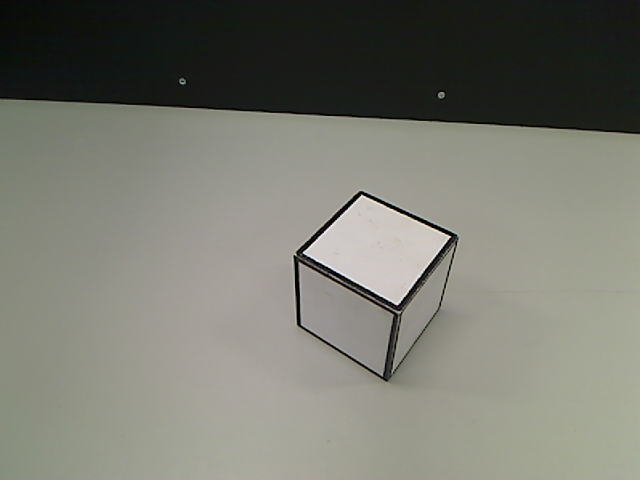
#> input picture robotVision/cubo_blanco.png, 640 x 480 px, given in place of the camera
$ python visionRobot.py   (Python 2 division)
#> lines starting #> are read from the running program, lines starting #| are printed output that depends on the picture; after the words box and inside, x2 and y2 are one past the last pixel; in counts of white or black regions, pixels touching at a corner belong together
### robotVision/camera.py
import os
import cv2
import numpy as np
import math
import time
from vision.cube import FormStencil


class NoCameraDetectedException(Exception):
    def __init__(self):
        pass


class Camera():

    def __init__(self):
        self.capt_obj = cv2.VideoCapture(0)
        flags, img = self.capt_obj.read()
#> img is the input picture: shape (480, 640, 3); mean B, G, R 112.2, 121.7, 121
        if flags is False:
            raise NoCameraDetectedException()

    def getCapt(self):
        self.capt_obj.grab()
        return self.capt_obj

    # [44 lines left out: functions apply_filter_color_cubes, apply_filter_black_cube, apply_polyline, find_contour_cube_black, find_largest_contour_color, not called in this run]

### vision/cube.py
import cv2
import numpy as np

RANGES_FOR_COLOR_FILTER = {'red': [([169, 73, 92], [179, 255, 255]), ([0, 73, 92], [2, 255, 255])],
                           'green': [([30, 110, 110], [50, 255, 255])],
                           'blue': [([95, 80, 80], [115, 255, 255])],
                           'yellow': [([22, 130, 130], [32, 255, 255])],
                           'orange': [([7, 80, 60], [17, 255, 255])],
                           'purple': [([120, 60, 60], [130, 255, 255])],
                           'forest_green': [([53, 25, 40], [75, 255, 255])],
                           'black': [([0, 0, 0], [180, 256, 120])],
                           'white': [([0, 0, 150], [180, 40, 255])]}

PARAMETERS_FOR_FORM_FILTER = {'red': [2, 3, 3, 3],
                              'green': [5, 7, 3, 3],
                              'blue': [5, 8, 3, 3],
                              'yellow': [2, 4, 3, 3],
                              'orange': [2, 3, 3, 7],
                              'purple': [2, 4, 3, 5],
                              'forest_green': [2, 3, 3, 5],
                              'black': [3, 1, 3, 3],
                              'white': [0, 3, 4, 4]}

TABLE_STENCIL = {'1': [np.array([[0, 0], [640, 0], [640, 286], [607, 270], [607, 207], [0, 207]], np.int32),  # Not set yet
                      np.array([[0, 286], [640, 310], [640, 480], [0, 480]], np.int32)],
                 '2': [np.array([[0, 0], [640, 0], [640, 289], [607, 273], [607, 210], [77, 210], [77, 273], [0, 280]], np.int32),
                      np.array([[0, 284], [640, 314], [640, 480], [0, 480]], np.int32)],
                 '3': [np.array([[0, 0], [640, 0], [640, 301], [621, 291], [621, 220], [102, 220], [102, 273], [0, 280]], np.int32),
                      np.array([[0, 296], [640, 325], [640, 480], [0, 480]], np.int32)],
                 '4': [np.array([[0, 0], [640, 0], [640, 293], [618, 283], [618, 220], [92, 220], [92, 282], [0, 290]], np.int32),  # Not set yet
                      np.array([[0, 298], [640, 314], [640, 480], [0, 480]], np.int32)],
                 '5': [np.array([[0, 0], [640, 0], [640, 289], [607, 273], [607, 210], [0, 210]], np.int32),  # Not set yet
                      np.array([[0, 293], [640, 322], [640, 480], [0, 480]], np.int32)],
                 '6': [np.array([[0, 0], [640, 0], [640, 227], [366, 233], [108, 193], [104, 292], [0, 296]], np.int32),
                      np.array([[0, 304], [640, 324], [640, 480], [0, 480]], np.int32)]}

TABLE_BACK_POSITION = {'1': [range(252, 556, 3), 253],
                       '2': [range(351, 560, 3), 262],
                       '3': [range(359, 573, 3), 273],
                       '4': [range(247, 566, 3), 269],
                       '5': [],
                       '6': []}


class ColorFilter:
    def __init__(self, color_range):
        self.color_range = color_range

    def apply(self, img_hsv):
        img_mask = None
        for range in self.color_range:
            lower_color = np.array(range[0])
            upper_color = np.array(range[1])
            if img_mask is None:
                img_mask = cv2.inRange(img_hsv, lower_color, upper_color)
            else:
                img_mask += cv2.inRange(img_hsv, lower_color, upper_color)
        return img_mask


class FormFilter:
    def __init__(self, iteration_range):
        self.erode_iteration = np.array(iteration_range[0])
        self.dilate_iteration = np.array(iteration_range[1])
        self.rectangle_width = iteration_range[2]
        self.rectangle_height = iteration_range[3]

    def apply(self, img_mask):
        kernel = cv2.getStructuringElement(cv2.MORPH_RECT, (self.rectangle_width, self.rectangle_width))
        image_erode = cv2.erode(img_mask, kernel, iterations=self.erode_iteration)
        kernel = cv2.getStructuringElement(cv2.MORPH_RECT, (self.rectangle_width, self.rectangle_height))
        image_dilate = cv2.dilate(image_erode, kernel, iterations=self.dilate_iteration)
        return image_dilate


class FormStencil:
    def __init__(self, poly_lines):
        self.poly_lines = []
        for poly_line in poly_lines:
            poly_line_reshaped = poly_line.reshape((-1, 1, 2))
            self.poly_lines.append(poly_line_reshaped)

    def apply(self, img_mask, color=None):
        if color is None:
            color = (0, 0, 0)
        img_result = np.copy(img_mask)
        cv2.fillPoly(img_result, self.poly_lines, color)
        return img_result


class Cube:
    NEGATIVE_POSITION_TOLERANCE_IN_MM = -100
    NO_POSITION_TOLERANCE = 4

    # [28 lines left out: functions __init__, apply_filters, find_position, adjust_position, not called in this run]

    def is_valid_position(self, position):
        return position[0] > self.NEGATIVE_POSITION_TOLERANCE_IN_MM \
            and position[1] > self.NEGATIVE_POSITION_TOLERANCE_IN_MM


class WhiteCube(Cube):
    def __init__(self):
        self.color = 'white'
        self.position = None
        self.attempt_without_position_remaining = 0
        self.white_filter = ColorFilter([([0, 0, 190], [180, 25, 255])])
        self.black_filter = ColorFilter([([0, 0, 0], [180, 256, 125])])
        self.form_filter = FormFilter([4, 4, 3, 2])
        self.black_form_filter = FormFilter([0, 5, 3, 3])
        self.max_pixel_length = 50

    def apply_filters(self, img_hsv, kinect=None):
        img_mask_white = self.white_filter.apply(img_hsv)
        img_mask_black = self.black_filter.apply(img_hsv)
        img_mask_black = self.black_form_filter.apply(img_mask_black)
        img_mask = self.filter_white_cube(img_mask_white, img_mask_black)
        img_mask = cv2.cvtColor(img_mask, cv2.COLOR_BGR2GRAY)
        img_mask = self.form_filter.apply(img_mask)
        return img_mask

    # [16 lines left out: function filter_white_cube, not called in this run]


class WhiteCubeForInBoardCamera(WhiteCube):
    def __init__(self):
        WhiteCube.__init__(self)
        self.black_form_filter = FormFilter([0, 3, 3, 3])
        self.white_filter = ColorFilter([([0, 0, 100], [180, 70, 253])])
        self.black_filter = ColorFilter([([0, 0, 0], [180, 256, 90])])
        self.max_pixel_length = 15

    def optimize_img(self, img_hsv):
        img_hsv = cv2.resize(img_hsv, (0,0), fx=0.4, fy=0.4)
        img_hsv = cv2.bilateralFilter(img_hsv, 20, 25, 25)
        return img_hsv

    # [5 lines left out: function deoptimize_img, not called in this run]

    def refilter(self, img):
        return FormFilter([6, 9, 3, 3]).apply(img)

    def get_img(self, img_hsv):
        new_image = self.optimize_img(img_hsv)
        new_image = self.apply_filters(new_image)
        new_image = self.refilter(new_image)
        new_image = self.deoptimize_img(new_image)
        return new_image


class BlackCube(Cube):
    CALIBRATION_ATTEMPT = 25

    # [38 lines left out: functions __init__, apply_filters, find_position, not called in this run]

    def get_median(self, values):
        return np.median(np.array(values))

    # [5 lines left out: function verify_color, not called in this run]

### vision/visiontools.py
import sys
import numpy as np
import cv2


class VisionTools:

    def __init__(self):
        pass

    def get_hsv_image(self, image_rgb):
        hsv_image = cv2.cvtColor(image_rgb, cv2.COLOR_BGR2HSV)
        return hsv_image

### robotVision/visionRobot.py
import time
import math
import cv2
from camera import Camera
from vision.cube import Cube, WhiteCubeForInBoardCamera, FormStencil
import numpy as np
from vision.visiontools import VisionTools

class VisionRobot():
    def __init__(self, a_color, camera=None):
        if camera is None:
            self.camera = Camera()
        else:
            self.camera = camera
        self.cube = self.set_cube(a_color)


    def set_cube(self, a_color):
        cube = None
        if a_color is 'white':
            cube = WhiteCubeForInBoardCamera()
        else:
            cube = Cube(a_color)
        return cube

    def find_contour_cube(self, image, cube):
        new_image = self.apply_mask_image(image, cube)
        contour = None
        if cube.color is "black" or cube.color is 'white':
            contour = self.camera.find_contour_cube_black(new_image)
        else:
            contour = self.camera.find_largest_contour_color(new_image)
        return contour

    # [10 lines left out: function define_corner_number, not called in this run]

    def apply_mask_image(self, image, cube):
        new_image = self.apply_gripper_mask(image, cube.color)
        if cube.color is "white":
            new_image = VisionTools().get_hsv_image(new_image)
            new_image = cube.get_img(new_image)
        elif cube.color is "black":
            new_image = self.camera.apply_filter_black_cube(image, cube)
        else:
            new_image = self.camera.apply_filter_color_cubes(image, cube)
        return new_image

    def apply_gripper_mask(self,image,cube_color):
        polyform = [np.array([[0, 332], [257, 332], [257, 480], [0, 480]], np.int32),
                    np.array([[422, 350], [422, 480], [640, 480], [640, 350]], np.int32)]
        if cube_color == 'white':
            return FormStencil(polyform).apply(image, (254, 254, 254))
        else:
            return FormStencil(polyform).apply(image, (0, 0, 0))


    # [36 lines left out: functions get_moment, find_cube_center_delta, find_cube_center, not called in this run]
        # cv2.destroyAllWindows()


if __name__ == "__main__":

    camera = Camera()
    cap = camera.getCapt()
    color = 'white'
    vision = VisionRobot(color, camera)
    cv2.namedWindow('BGR', cv2.WINDOW_AUTOSIZE)

    while cap.isOpened():
        for x in range(0,10):
            _,image = cap.read()
        _,image = cap.read()
        # img_mask = vision.apply_mask_image(image, vision.cube)
        contour = vision.find_contour_cube(image, vision.cube)
#> in apply, `cv2.fillPoly(img_result, self.poly_lines, color)`:
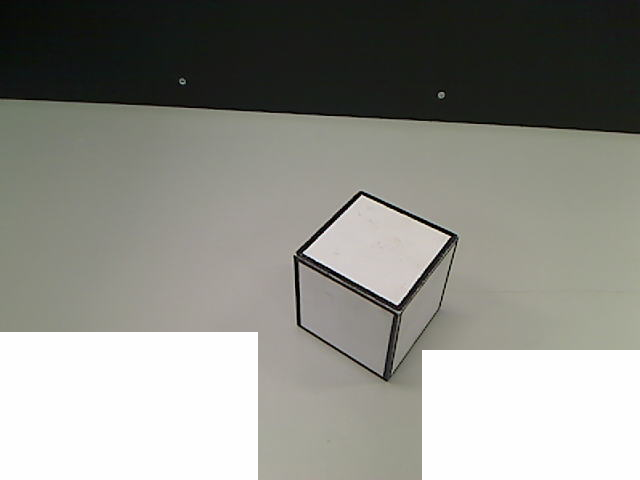
#> img_result: shape (480, 640, 3); mean B, G, R 136, 142.4, 142
#> in get_hsv_image, `hsv_image = cv2.cvtColor(image_rgb, cv2.COLOR_BGR2HSV)`: hsv_image: shape (480, 640, 3); mean H, S, V 28.7, 23.4, 143.3
#> in optimize_img, `img_hsv = cv2.resize(img_hsv, (0,0), fx=0.4, fy=0.4)`:
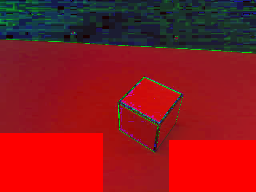
#> img_hsv: shape (192, 256, 3); mean of channels 0, 1, 2 28.7, 23.4, 143.2; drawn as B, G, R
#> the loop in apply, `for range in self.color_range:` made 1 pass
#> pass 1, in apply, `img_mask = cv2.inRange(img_hsv, lower_color, upper_color)`:
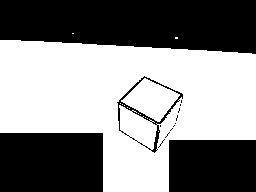
#> img_mask: shape (192, 256); 53.2% white; 14 black regions (10 under 20 px), largest, box (x1, y1, x2, y2) and area: (0, 0, 256, 54) 11830, (0, 133, 103, 192) 6077, (169, 140, 256, 192) 4524, (117, 76, 183, 153) 525
#> the loop in apply (call 2), `for range in self.color_range:` made 1 pass
#> pass 1, in apply (call 2), `img_mask = cv2.inRange(img_hsv, lower_color, upper_color)`:
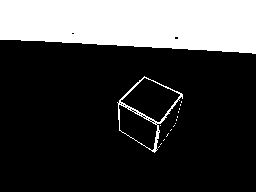
#> img_mask: shape (192, 256); 25.1% white; 16 white regions (14 under 20 px), largest, box (x1, y1, x2, y2) and area: (0, 0, 256, 54) 11826, (117, 76, 183, 153) 502
#> (the run stopped early here; a loop or call above may not have finished)
